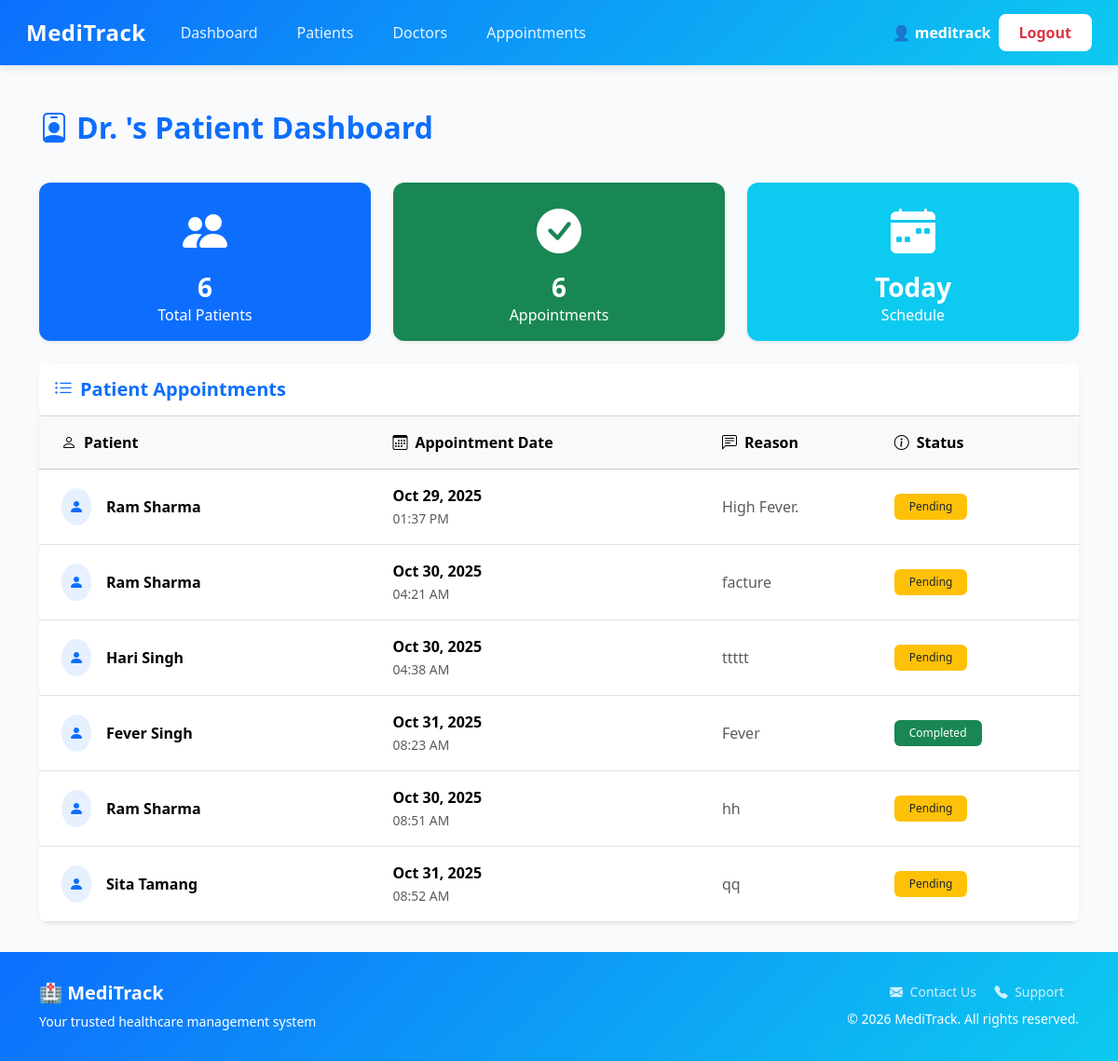
Before: /doctor-dashboard/ (signed in) with the older database file.
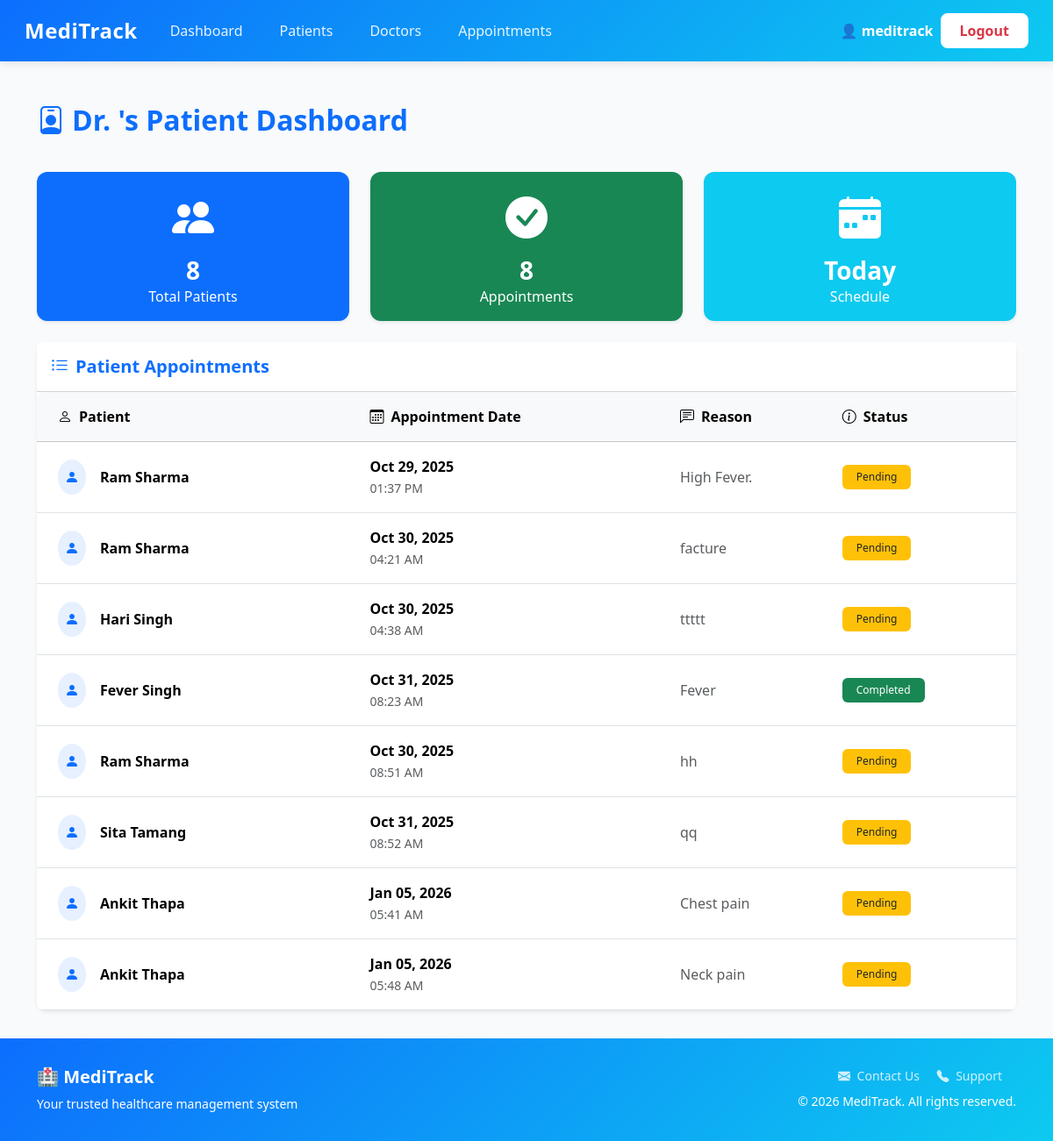
After: the same page with the newer database file.
### hospital/models.py (models this page shows, shortened)
class Appointment(models.Model):
    STATUS_CHOICES = [
        ('Pending', 'Pending'),
        ('Completed', 'Completed'),
        ('Cancelled', 'Cancelled'),
    ]
    patient = models.ForeignKey(Patient, on_delete=models.CASCADE)
    doctor = models.ForeignKey(Doctor, on_delete=models.CASCADE)
    appointment_date = models.DateTimeField()
    reason = models.TextField()
    status = models.CharField(max_length=10, choices=STATUS_CHOICES, default='Pending')

class Patient(models.Model):
    GENDER_CHOICES = [
        ('M', 'Male'),
        ('F', 'Female'),
        ('O', 'Other'),
    ]
    first_name = models.CharField(max_length=50)
    last_name = models.CharField(max_length=50)
    age = models.PositiveIntegerField()
    gender = models.CharField(max_length=1, choices=GENDER_CHOICES)
    phone = models.CharField(max_length=15, unique=True)
    email = models.EmailField(unique=True)
    address = models.TextField()
    date_registered = models.DateTimeField(auto_now_add=True)

### hospital/views.py (the view)
# urls.py: path('doctor-dashboard/', views.doctor_dashboard, name='doctor_dashboard'),
@login_required
def doctor_dashboard(request):
    if request.user.is_staff and not request.user.is_superuser:
        try:
            doctor = Doctor.objects.get(user=request.user)
            appointments = Appointment.objects.filter(doctor=doctor)
        except Doctor.DoesNotExist:
            appointments = []
    else:
        appointments = Appointment.objects.all()
    return render(request, 'hospital/doctor_dashboard.html', {'appointments': appointments})

### hospital/templates/hospital/doctor_dashboard.html (shortened to what the changed rows need)
{% extends 'hospital/base.html' %}
{% block content %}
<div class="container mt-5">
    <div class="row mb-4">
        <div class="col-12">
            <h2 class="fw-bold text-primary mb-3">
                <i class="bi bi-person-badge me-2"></i>Dr. {{ doctor.first_name }}'s Patient Dashboard
            </h2>
        </div>
    </div>
    {% if appointments %}
    <div class="row mb-4">
        <div class="col-md-4">
            <div class="card border-0 shadow-sm bg-primary text-white">
                <div class="card-body text-center">
                    <i class="bi bi-people-fill" style="font-size: 3rem;"></i>
                    <h3 class="mt-2 mb-0 fw-bold">{{ appointments|length }}</h3>
                    <p class="mb-0">Total Patient{{ appointments|length|pluralize }}</p>
                </div>
            </div>
        </div>
        <div class="col-md-4">
            <div class="card border-0 shadow-sm bg-success text-white">
                <div class="card-body text-center">
                    <i class="bi bi-check-circle-fill" style="font-size: 3rem;"></i>
                    <h3 class="mt-2 mb-0 fw-bold">{{ appointments|length }}</h3>
                    <p class="mb-0">Appointments</p>
                </div>
            </div>
        </div>
        <div class="col-md-4">
            <div class="card border-0 shadow-sm bg-info text-white">
                <div class="card-body text-center">
                    <i class="bi bi-calendar-week-fill" style="font-size: 3rem;"></i>
                    <h3 class="mt-2 mb-0 fw-bold">Today</h3>
                    <p class="mb-0">Schedule</p>
                </div>
            </div>
        </div>
    </div>
    <div class="card border-0 shadow-sm">
        <div class="card-header bg-white py-3">
            <h5 class="mb-0 fw-bold text-primary">
                <i class="bi bi-list-ul me-2"></i>Patient Appointments
            </h5>
        </div>
        <div class="card-body p-0">
            <div class="table-responsive">
                <table class="table table-hover align-middle mb-0">
                    <thead class="table-light">
                        <tr>
                            <th class="px-4 py-3"><i class="bi bi-person me-2"></i>Patient</th>
                            <th class="py-3"><i class="bi bi-calendar3 me-2"></i>Appointment Date</th>
                            <th class="py-3"><i class="bi bi-chat-left-text me-2"></i>Reason</th>
                            <th class="py-3"><i class="bi bi-info-circle me-2"></i>Status</th>
                        </tr>
                    </thead>
                    <tbody>
                        {% for appt in appointments %}
                        <tr>
                            <td class="px-4 py-3">
                                <div class="d-flex align-items-center">
                                    <div class="bg-primary bg-opacity-10 rounded-circle p-2 me-3">
                                        <i class="bi bi-person-fill text-primary"></i>
                                    </div>
                                    <span class="fw-semibold">{{ appt.patient.first_name }} {{ appt.patient.last_name }}</span>
                                </div>
                            </td>
                            <td class="py-3">
                                <div>
                                    <div class="fw-semibold">{{ appt.appointment_date|date:"M d, Y" }}</div>
                                    <small class="text-muted">{{ appt.appointment_date|date:"h:i A" }}</small>
                                </div>
                            </td>
                            <td class="py-3">
                                <span class="text-muted">{{ appt.reason|truncatewords:10 }}</span>
                            </td>
                            <td class="py-3">
                                <span class="badge
                                        {% if appt.status == 'Completed' %}bg-success
                                        {% elif appt.status == 'Pending' %}bg-warning text-dark
                                        {% elif appt.status == 'Cancelled' %}bg-danger
                                        {% else %}bg-secondary{% endif %} px-3 py-2">
                                    {{ appt.status }}
                                </span>
                            </td>
                        </tr>
                        {% endfor %}
                    </tbody>
                </table>
            </div>
        </div>
    </div>
    {% endif %}
</div>
{% endblock %}

Changed rows visible on the page:
added Appointment: patient.first_name "Ankit", patient.last_name "Thapa", appointment_date "Jan 05, 2026", appointment_date "05:41 AM", reason "Chest pain", status "Pending"
added Appointment: patient.first_name "Ankit", patient.last_name "Thapa", appointment_date "Jan 05, 2026", appointment_date "05:48 AM", reason "Neck pain", status "Pending"
Other visible differences:
{{ appointments|length }}: "6" → "8"
